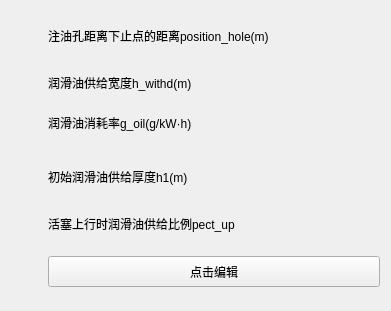
    <widget class="CardWidget" name="CardWidget_161">
     <property name="geometry">
      <rect>
       <x>710</x>
       <y>500</y>
       <width>391</width>
       <height>311</height>
      </rect>
     </property>
     <property name="minimumSize">
      <size>
       <width>0</width>
       <height>0</height>
      </size>
     </property>
     <layout class="QGridLayout" name="gridLayout_91">
      <item row="0" column="0">
       <widget class="IconWidget" name="IconWidget_553">
        <property name="minimumSize">
         <size>
          <width>31</width>
          <height>31</height>
         </size>
        </property>
        <property name="maximumSize">
         <size>
          <width>31</width>
          <height>31</height>
         </size>
        </property>
       </widget>
      </item>
      <item row="4" column="0">
       <widget class="IconWidget" name="IconWidget_557">
        <property name="minimumSize">
         <size>
          <width>31</width>
          <height>31</height>
         </size>
        </property>
        <property name="maximumSize">
         <size>
          <width>31</width>
          <height>31</height>
         </size>
        </property>
       </widget>
      </item>
      <item row="2" column="0">
       <widget class="IconWidget" name="IconWidget_555">
        <property name="minimumSize">
         <size>
          <width>31</width>
          <height>31</height>
         </size>
        </property>
        <property name="maximumSize">
         <size>
          <width>31</width>
          <height>31</height>
         </size>
        </property>
       </widget>
      </item>
      <item row="7" column="2">
       <widget class="PrimaryPushButton" name="PrimaryPushButton_77">
        <property name="maximumSize">
         <size>
          <width>16777215</width>
          <height>31</height>
         </size>
        </property>
        <property name="text">
         <string>点击编辑</string>
        </property>
       </widget>
      </item>
      <item row="1" column="0">
       <widget class="IconWidget" name="IconWidget_554">
        <property name="minimumSize">
         <size>
          <width>31</width>
          <height>31</height>
         </size>
        </property>
        <property name="maximumSize">
         <size>
          <width>31</width>
          <height>31</height>
         </size>
        </property>
       </widget>
      </item>
      <item row="3" column="0">
       <widget class="IconWidget" name="IconWidget_556">
        <property name="minimumSize">
         <size>
          <width>31</width>
          <height>31</height>
         </size>
        </property>
        <property name="maximumSize">
         <size>
          <width>31</width>
          <height>31</height>
         </size>
        </property>
       </widget>
      </item>
      <item row="0" column="2">
       <widget class="StrongBodyLabel" name="StrongBodyLabel_32">
        <property name="minimumSize">
         <size>
          <width>300</width>
          <height>28</height>
         </size>
        </property>
        <property name="maximumSize">
         <size>
          <width>451</width>
          <height>28</height>
         </size>
        </property>
        <property name="text">
         <string>注油孔距离下止点的距离position_hole(m)</string>
        </property>
       </widget>
      </item>
      <item row="1" column="2">
       <widget class="SubtitleLabel" name="SubtitleLabel_671">
        <property name="minimumSize">
         <size>
          <width>300</width>
          <height>28</height>
         </size>
        </property>
        <property name="maximumSize">
         <size>
          <width>451</width>
          <height>28</height>
         </size>
        </property>
        <property name="text">
         <string>润滑油供给宽度h_withd(m)</string>
        </property>
       </widget>
      </item>
      <item row="2" column="2">
       <widget class="SubtitleLabel" name="SubtitleLabel_672">
        <property name="minimumSize">
         <size>
          <width>300</width>
          <height>28</height>
         </size>
        </property>
        <property name="maximumSize">
         <size>
          <width>451</width>
          <height>28</height>
         </size>
        </property>
        <property name="text">
         <string>润滑油消耗率g_oil(g/kW·h)
</string>
        </property>
       </widget>
      </item>
      <item row="3" column="2">
       <widget class="SubtitleLabel" name="SubtitleLabel_673">
        <property name="minimumSize">
         <size>
          <width>300</width>
          <height>28</height>
         </size>
        </property>
        <property name="maximumSize">
         <size>
          <width>451</width>
          <height>28</height>
         </size>
        </property>
        <property name="text">
         <string>初始润滑油供给厚度h1(m)</string>
        </property>
       </widget>
      </item>
      <item row="4" column="2">
       <widget class="SubtitleLabel" name="SubtitleLabel_674">
        <property name="minimumSize">
         <size>
          <width>300</width>
          <height>28</height>
         </size>
        </property>
        <property name="maximumSize">
         <size>
          <width>451</width>
          <height>28</height>
         </size>
        </property>
        <property name="text">
         <string>活塞上行时润滑油供给比例pect_up</string>
        </property>
       </widget>
      </item>
     </layout>
    </widget>
